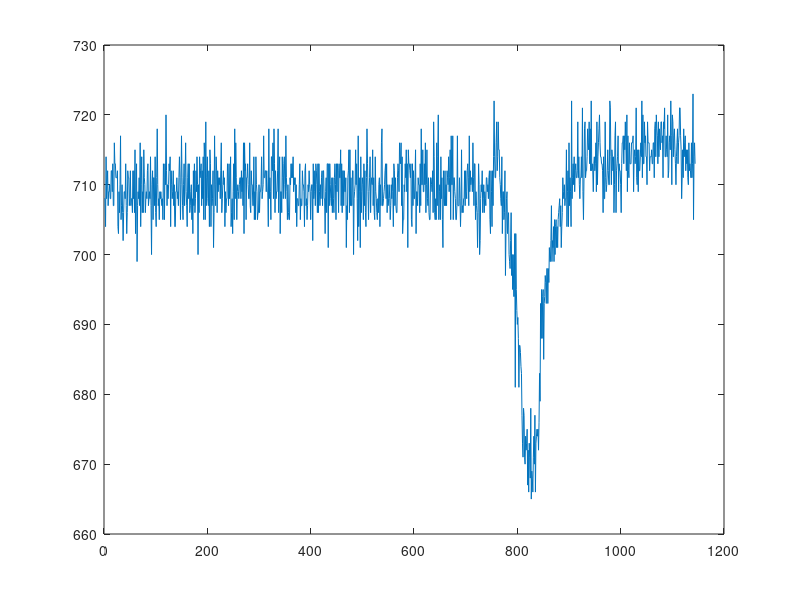

This chart was generated by the following MATLAB code:
f = csvread('Black_Floor_center.txt');

b0 = 0.059971545124981651;
b1 = 0.2499852874769348;
b2 = 0.38008633479616699;
b3 = 0.2499852874769348;
b4 = 0.059971545124981651;

plot(f);
hold on

X1 = 0;
X2 = 0;
X3 = 0;
X4 = 0;
Y0 = 0;

for i = 1:1000
    Y0 = [Y0 b0*f(i) + b1*X1 + b2*X2 + b3*X3 + b4*X4];
    
    X4 = X3;
    X3 = X2;
    X2 = X1;
    X1 = f(i);
    
    
   
end